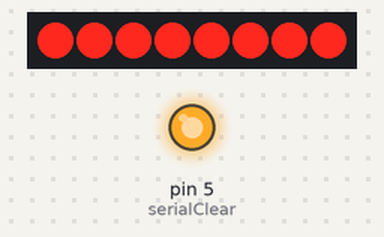
Bench run of a sketch on a simulated Arduino Uno, built with avr-gcc and run on an emulated ATmega328P. Parts: 8 shift-register outputs drawn as a row of LEDs (first output left, lit = HIGH), output pins drawn as LEDs (lit = HIGH). Wiring (inferred from the names in the program): shift register (74HC595): data pin 11; shift clock pin 10; OE pin 6. Wiring (inferred from the signals the program sends): row of LEDs: on Q0, Q1, Q2, Q3, Q4, Q5, Q6, Q7. Pins used as bus, display or sensor lines are not drawn.

Above: at 0.1 s.
At 1.1 s:
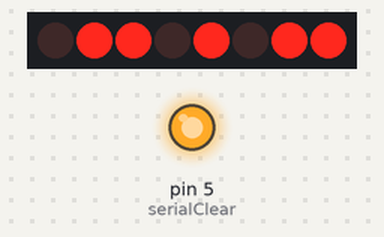
Timing chart, 0 to 2.6 s (numbered marks = the images above):
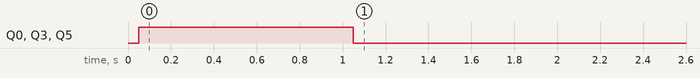

Measured:
- by itself, Q0, Q3, Q5: HIGH → LOW at 1.1 s

The sketch:

25-beginner-project.ino
```cpp
// this is poor c++ paradigm, we're only doing this for the sake of everything being one file
// this class will represent a simple interface with our 8-bit shift register
class Register {
private:

  // our clock input
  const uint8_t serialClock = 10;
  // our data input
  const uint8_t serialData = 11;
  // pulling this pin high will clear the shift register
  const uint8_t serialClear = 5;
  // the rising edge of this pin will cause the storage registers to apply to the output pins
  const uint8_t registerClock = 9;
  // pulling this high will disable output
  const uint8_t outputEnable = 6;


public:

  // our class constructor
  Register() {
    // initialize our pins
    pinMode(serialClock, OUTPUT);
    pinMode(serialData, OUTPUT);
    pinMode(serialClear, OUTPUT);
    pinMode(registerClock, OUTPUT);
    pinMode(outputEnable, OUTPUT);

    // clear the register of extrainious data when the program boots
    clear();
  }

  void pushSerialIn(bool bit) {
    // push in our bit
    digitalWrite(serialClock, LOW);
    digitalWrite(serialData, bit ? LOW : HIGH);
    // pulse the serial clock pin
    digitalWrite(serialClock, HIGH);
    digitalWrite(serialClock, LOW);
  }

  // push a full byte of data in one function call
  // we are taking advantage of an arduino feature to make our lives easier
  // under the hood, this is the same as pushing out 8 bits, one at a time
  void pushSerialInParallel(uint8_t byte) {
    digitalWrite(serialClock, LOW);
    shiftOut(serialData, serialClock, MSBFIRST, byte);
  }

  void pushParallelOut() {
    // pulse our register clock to shove our serial data to the output pins
    digitalWrite(registerClock, HIGH);
    digitalWrite(registerClock, LOW);
  }

  // just for fun and convenince
  void displayByte(uint8_t byte) {
    pushSerialInParallel(byte);
    pushParallelOut();
  }

  void clear() {
    digitalWrite(serialClear, LOW);
    delay(50);
    digitalWrite(serialClear, HIGH);
  }
};

///////////////////////////////////////////////
//////////// END OF CLASS DEF ///////////////
/////////////////////////////////////////////

// make a register pointer
// we dont really need to worry about deleting this because memory will clear on poweroff
Register* bitRegister = nullptr;

void setup() {
  // put your setup code here, to run once:
  bitRegister = new Register();

  // will shift out to turn on all of the leds to ensure everything is working
  bitRegister -> displayByte(0b11111111);
  delay(1000);
}


// basic example of an animation loop
void loop() {
  // put your main code here, to run repeatedly:
  // display this on off pattern
  bitRegister -> displayByte(0b11010110);
  // push in a new bit
  bitRegister -> pushSerialIn(0);
  // display
  bitRegister -> pushParallelOut();
  // push new bits in
  bitRegister -> pushSerialIn(1);
  bitRegister -> pushSerialIn(1);
  // display
  bitRegister -> pushParallelOut();

}
```
